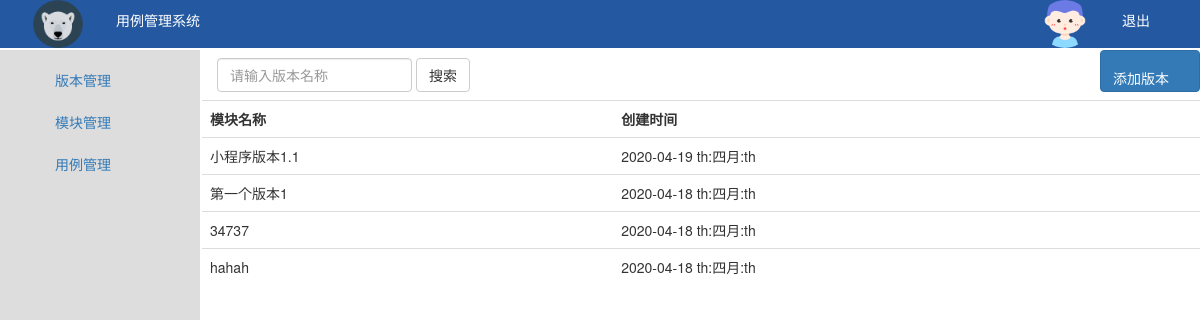
Page /tcmanage/versions on the committed database.
### tcmanage/models.py (models this page shows, shortened)
class TcVersion(models.Model):
	version_name = models.CharField(max_length=20,verbose_name='版本名称',unique=True)
	create_time = models.DateField(verbose_name='创建时间',auto_now_add=True)
	update_time = models.DateTimeField(verbose_name='更新时间',auto_now=True)
	class Meta:
		ordering = ['-create_time']

### tcmanage/views.py (the view)
# urls.py: path('versions', views.get_version,name='versions'),
def get_version(request):
	context = {}
	version_form = request.GET.get('version_name')
	if version_form:
		search_version = TcVersion.objects.filter(version_name=version_form)
		context['search_version'] = search_version
	else:
		version_list = TcVersion.objects.all()
		context['version_list'] = version_list
	context['username'] = request.user.username
	return render(request,'versions.html',context)

### templates/versions.html
{% extends 'base.html' %}
{% load static %}
{% block search %}
	<form class="navbar-form navbar-left" role="search" action="{% url 'versions' %}">
		  <div class="form-group">
		    <input name="version_name" type="text" class="form-control" placeholder="请输入版本名称">
		  </div>
		  <button type="submit" class="btn btn-default">搜索</button>
	</form>
	<a class="btn btn-primary" href="{% url 'add_version' %}" role="button"
	style="padding-top: 20px; float: right; line-height: 1;padding-right:30px;">添加版本</a>
{% endblock %}
{% block content %}
	<table class="table">
		<tr>
		  <th>模块名称</th>
		  <th>创建时间</th>
		</tr>
			{% if search_version %}
			{% for foo in search_version %}
			<td>{{ foo.version_name }}</td>
			<td>{{foo.create_time }}</td>
			{%endfor%}
			{% else %}
						{% for version in version_list %}
			<tr>
				<td>
				{{ version.version_name }}
				</td>
				<td>
					{{  version.create_time | date:'Y-m-d S:M:S'}}
				</td>
			</tr>
				{% empty %}
				<tr>
					<td>暂无数据</td>
				</tr>
			{% endfor %}
			{% endif %}
	</table>
{% endblock %}

### static/mycss/common.css (style rules this page uses)
html,body { height: 100%; }
body { margin: 0 auto; }

### rows in the picture
TcVersion: version_name "小程序版本1.1", create_time "2020-04-19 th:四月:th"
TcVersion: version_name "第一个版本1", create_time "2020-04-18 th:四月:th"
TcVersion: version_name "34737", create_time "2020-04-18 th:四月:th"
TcVersion: version_name "hahah", create_time "2020-04-18 th:四月:th"
